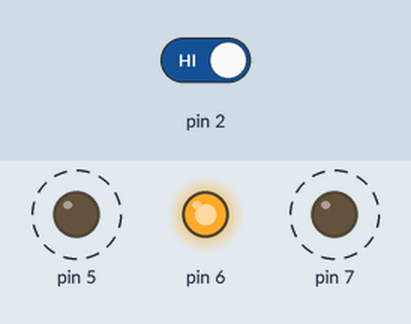
Recording of a sketch running on a simulated Arduino Uno, built with avr-gcc and run on an emulated ATmega328P. Parts: output pins drawn as LEDs (lit = HIGH). Dashed ring = blinking. The inputs (shaded band) are chosen by the test bench; at power-on: pin 2 HIGH.

Above: at 1.65 s.
1.7 s: pin 2 driven LOW
At 1.85 s:
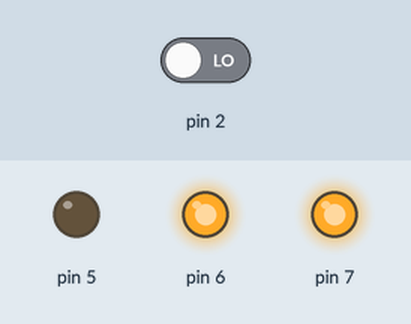
At 2.2 s:
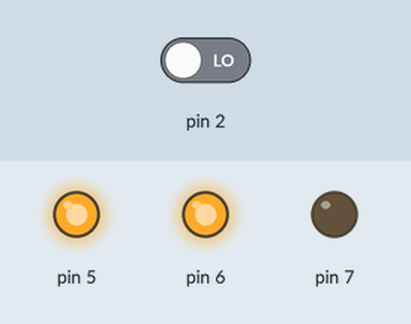
3.4 s: pin 2 driven HIGH
At 3.55 s:
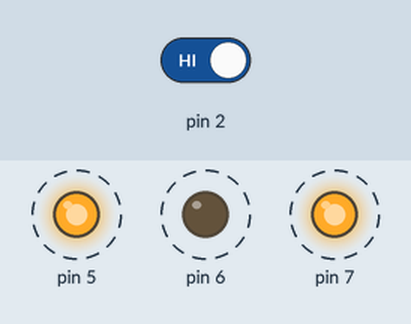
Timing chart, 0 to 12.4 s (numbered marks = the images above; inputs shaded):
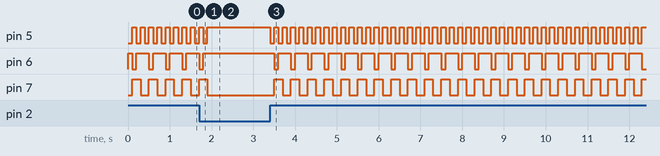

Measured:
- after the input at 1.7 s, pin 5: goes on until 1.9 s, then stays HIGH; pin 6: goes on until 1.8 s, then stays HIGH; pin 7: goes on until 1.9 s, then stays LOW
- after the input at 3.4 s, pin 5: alternates HIGH for 0.10 s and LOW for 0.10 s, starting at once; pin 6: alternates HIGH for 0.30 s and LOW for 0.10 s, starting after 0.10 s; pin 7: alternates HIGH for 0.20 s and LOW for 0.20 s, starting after 0.10 s
- by itself, pin 5: alternates HIGH for 0.10 s and LOW for 0.10 s
- by itself, pin 6: repeats every 0.40 s: LOW 0.10 s, HIGH 0.30 s
- by itself, pin 7: alternates HIGH for 0.20 s and LOW for 0.20 s

The sketch:

Arduino_01_control_3LEDs.ino
```cpp
int switchstate = 0;

void setup() {
  pinMode(7, OUTPUT);
  pinMode(6, OUTPUT);
  pinMode(5, OUTPUT);
  pinMode(2, INPUT);
}

void loop() {
  switchstate = digitalRead(2);

  if(switchstate == LOW) {
    digitalWrite(3, HIGH);
    digitalWrite(4, HIGH);
    digitalWrite(5, HIGH);
  }

  else {
    digitalWrite(7, LOW);
    digitalWrite(6, HIGH);
    digitalWrite(5, LOW);
    delay(100);

    digitalWrite(7, HIGH);
    digitalWrite(6, LOW);
    digitalWrite(5, HIGH);
    delay(100);

    digitalWrite(7, HIGH);
    digitalWrite(6, HIGH);
    digitalWrite(5, LOW);
    delay(100);

    digitalWrite(7, LOW);
    digitalWrite(6, HIGH);
    digitalWrite(5, HIGH);
    delay(100);
  }

}
```
